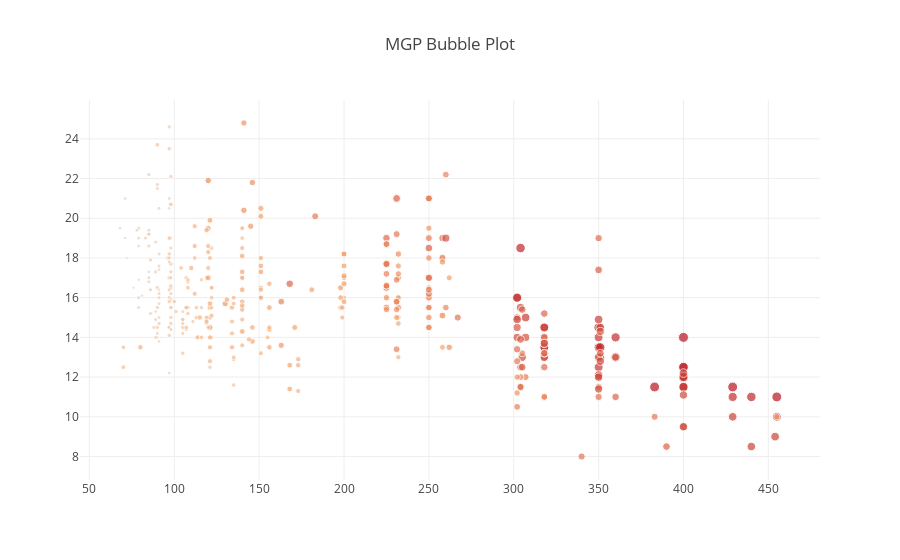

Notebook cell for this chart:
### Code cell
trace = go.Scatter(x = df.displacement, y = df.acceleration,
                  text = df.name,
                  mode = 'markers',
                  marker = dict(size = df.weight/500,
                               color = df.weight/500))

layout = go.Layout(title = "MGP Bubble Plot",
                  hovermode = 'closest')

fig = go.Figure(data = [trace], layout = layout)
iplot(fig)

### Figure 1 — Plotly figure (JSON) as saved in the notebook; plotly's stock layout.template omitted (floating-point values rounded to 4 significant figures; data arrays with more than 128 entries replaced by an {"elided": "..."} marker saying what was removed)
{"data": [{"marker": {"color": {"elided": "398 float values"}, "size": {"elided": "398 float values"}}, "mode": "markers", "text": {"elided": "398 str values"}, "type": "scatter", "uid": "9936cf95-9d07-48d1-b442-080fc5c9a0c9", "x": {"elided": "398 float values"}, "y": {"elided": "398 float values"}}], "layout": {"hovermode": "closest", "title": "MGP Bubble Plot"}}
